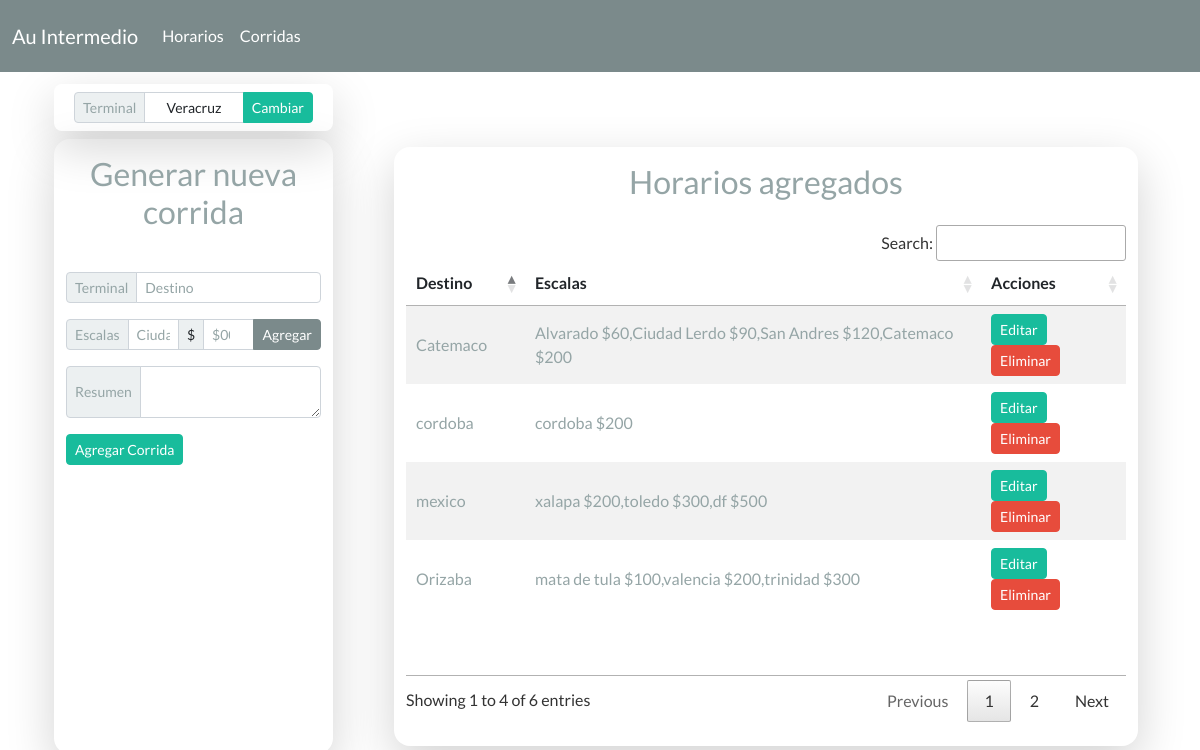
The app's page /corridas, older data.
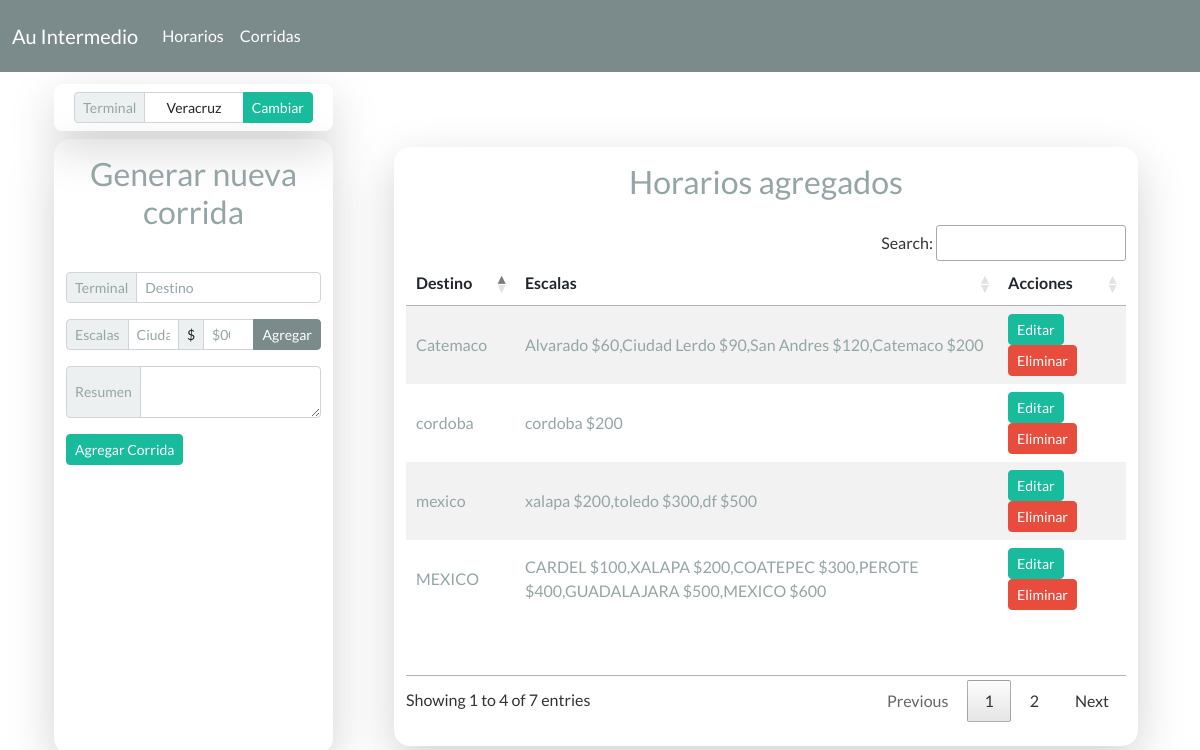
The same page, newer data.
### app.py (models this page shows)
class Corrida(db.Model):
    __tablename__ = "corrida"
    id = db.Column(db.Integer, primary_key = True)
    destino = db.Column(db.String(100), nullable = False)
    escala = db.Column(db.String, nullable = False)

### app.py (the view, shortened to what this page needs)
@app.route('/corridas', methods = ['GET', 'POST']) #vista de Corridas
def corridas():
    return render_template('corridas.html', corridas = Corrida.query, terminal = Terminal.query.first())

### templates/corridas.html (shortened to what this page needs)
{% extends 'base.html' %}
    {% block content %}
      <div class="row">
        <div class="col-sm-12 col-md-12 col-lg-3 col-xl-3 bg-transparent shadow-lg ms-4 rounded-3  m-2">
          <form action="/editar_terminal" method="post">
            <div class="input-group input-group-sm m-2">
              <span class="input-group-text text-secondary">Terminal</span>
              <input type="text" class="form-control  form-control-sm text-center" name="terminal" value="{{terminal.terminal}}" required>
              <button class="btn btn-success btn-sm me-3" type="submit">Cambiar</button>
            </div>
          </form>
        </div>
      </div>
      <div class="row justify-content-between">
      <div class="formcontent col-ms-12 col-md-12 col-lg-3 ms-4 rounded-4 shadow-lg bg-transparent">
        <div class="row titulo text-center p-3">
            <h3 class="mb-4 text-secondary">Generar nueva corrida</h3>
        </div>
        <form action="/corridas" method="post">
          <div class="input-group input-group-sm mb-3">
            <span class="input-group-text text-secondary">Terminal</span>
            <input type="text" class="form-control form-control-sm" placeholder="Destino" name="destino">
          </div>
          <div class="input-group input-group-sm mb-3">
            <span class="input-group-text text-secondary">Escalas</span>
            <input type="text" class="form-control" placeholder="Ciudad o Localidad" id="escala">
            <span class="input-group-text">$</span>
            <input type="number" class="form-control" placeholder="$00.00" id="costo">
            <button class="btn btn-sm btn-dark" type="button" id="precio" onclick="add_escala()">Agregar</button>
          </div>
          <div class="input-group input-group-sm mb-3">
            <span class="input-group-text text-secondary" id="escala">Resumen</span>
            <textarea class="form-control" placeholder="" id="escalas" name="escala" readonly></textarea>
          </div>
          <div class="input-group input-group-sm mb-3">
            <button class=" btn btn-sm btn-success" type="submit">Agregar Corrida</button>
          </div>
        </form>
      </div>
        <div class="tablecontent col-md-12 col-sm-12 col-lg-8 rounded-4 m-2 shadow-lg bg-transparent">
          <div class="row p-3 titulo">
            <h3 class="mb-2 text-center text-secondary">Horarios agregados</h3>
          </div>
          <table class="table table-defauld table-sm table-striped align-middle table-borderless" id="myTable">
            <thead>
              <tr>
                <th>Destino</th>
                <th>Escalas</th>
                <th>Acciones</th>
              </tr>
            </thead>
            <tbody>
              {% for i in corridas %}
              <tr>
                <td class="text-secondary">{{i.destino}}</td>
                <td class="text-secondary">{{i.escala}}</td>
                <td>
                  <a href="/modal1/{{i.id}}" class="btn btn-sm btn-success">Editar</a>
                  <a href="/delete_corridas/{{i.id}}" class=" btn btn-sm btn-danger">Eliminar</a>
                </td>
              </tr>
              {% endfor %}
            </tbody>
          </table>
          <br>
      </div>
      </div>
    {% endblock %}

Row changes from the older to the newer data that the page shows:
no longer on this page (row unchanged): Corrida: destino "Orizaba", escala "mata de tula $100,valencia $200,trinidad $300"
added Corrida: destino "MEXICO", escala "CARDEL $100,XALAPA $200,COATEPEC $300,PEROTE $400,GUADALAJARA $500,MEXICO $600"
Text that changed along with them:
text written by a page script: "Search: Showing 1 to 4 of 6 entries Previous 1 2 Next" → "Search: Showing 1 to 4 of 7 entries Previous 1 2 Next"
